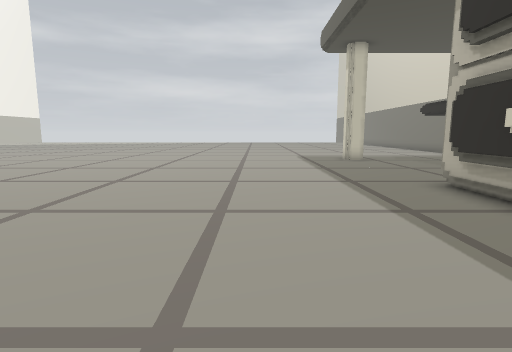
[1] (above)

22 first-person views from a walk through a scene from a Unity 3-D project. The camera is 1.3 m above the floor, tilts 8° down and sees 80° across. The floor is counted in squares, 1 m on a side. Each view is taken from the middle of a square. On the plan, view 1 faces up. The plan holds only what a view shows up to about 14 squares ahead; the rest is blank. The place goes on beyond the plan. The player is left out.

[2]
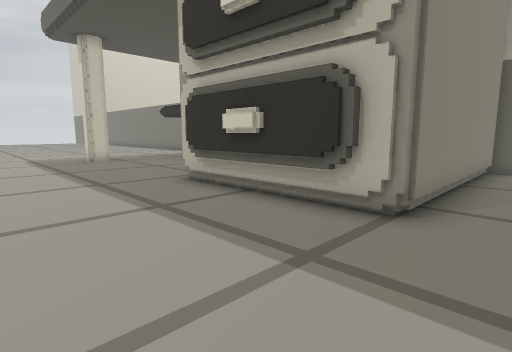

[3]
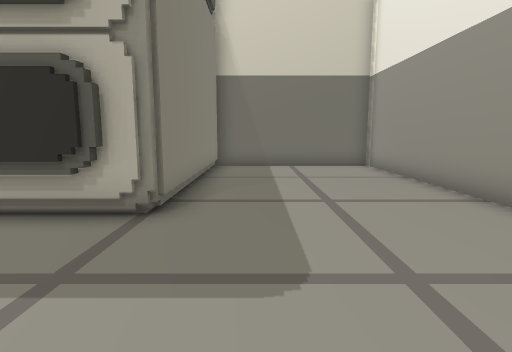

[4]
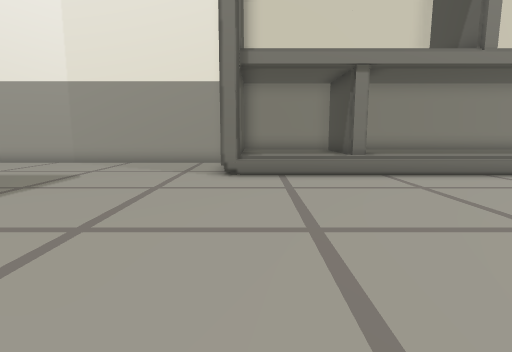

[5]
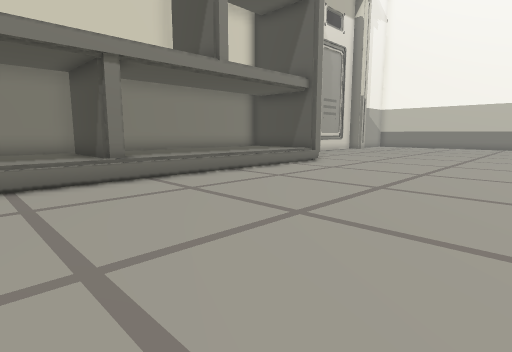

[6]
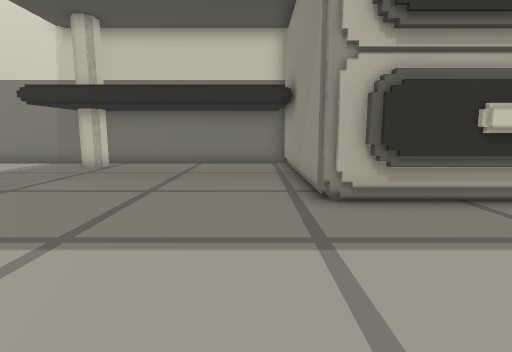

[7]
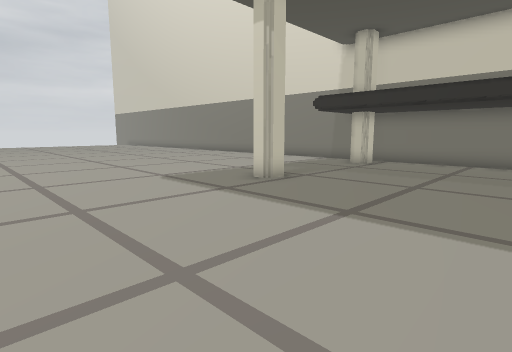

[8]
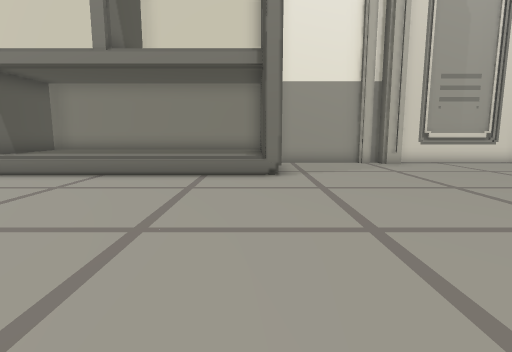

[9]
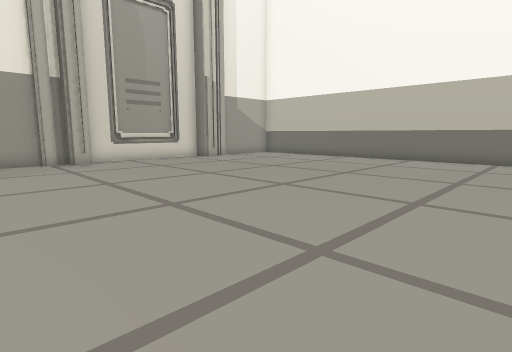

[10]
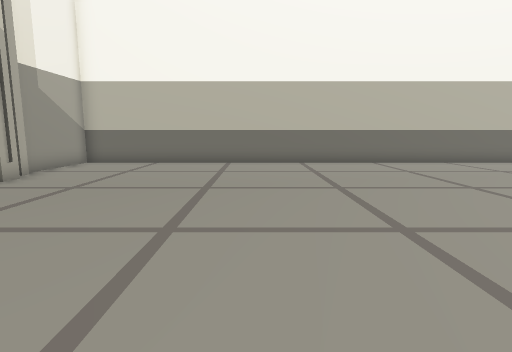

[11]
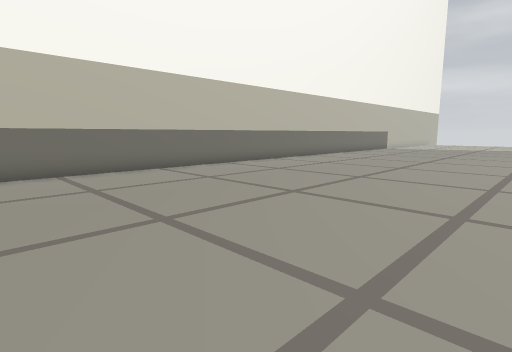

[12]
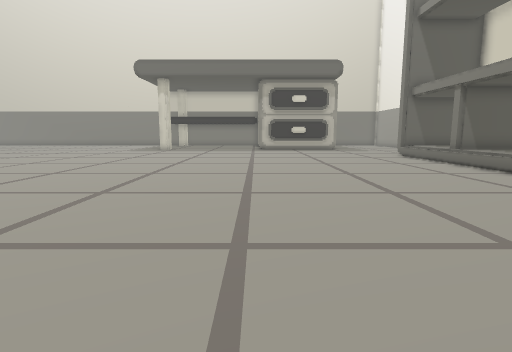

[13]
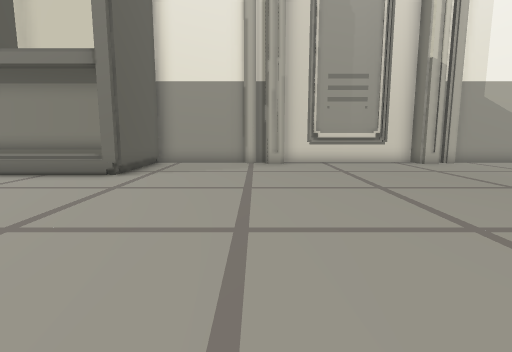

[14]
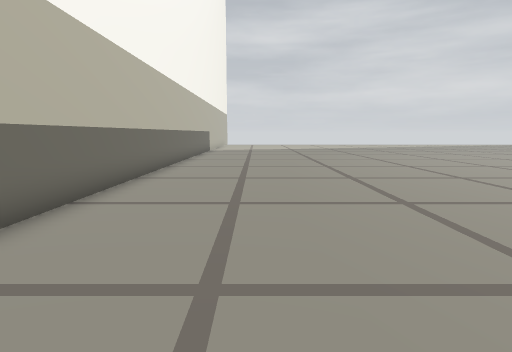

[15]
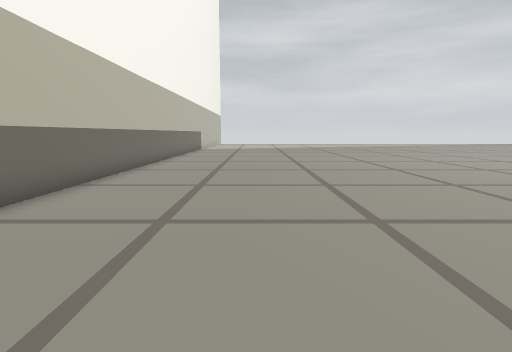

[16]
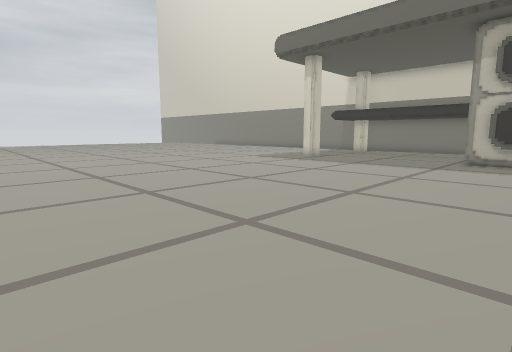

[17]
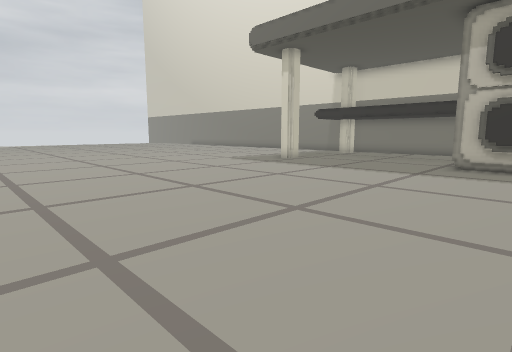

[18]
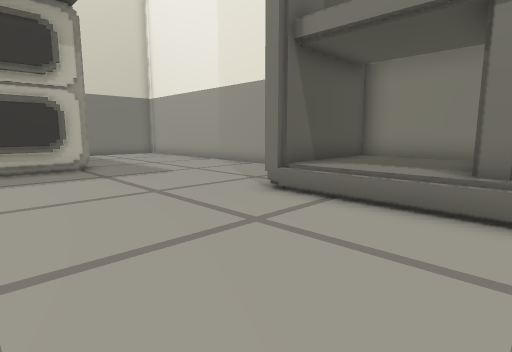

[19]
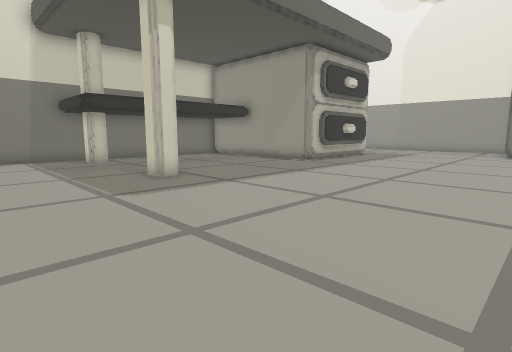

[20]
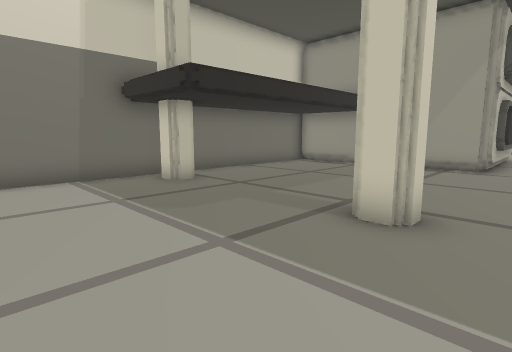

[21]
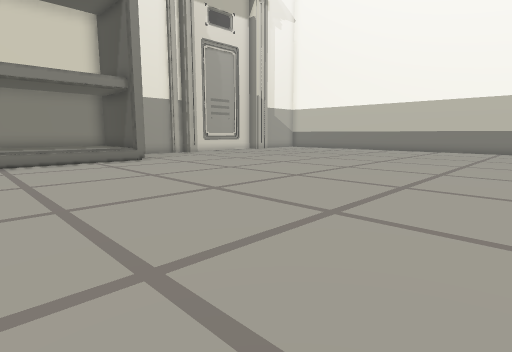

[22]
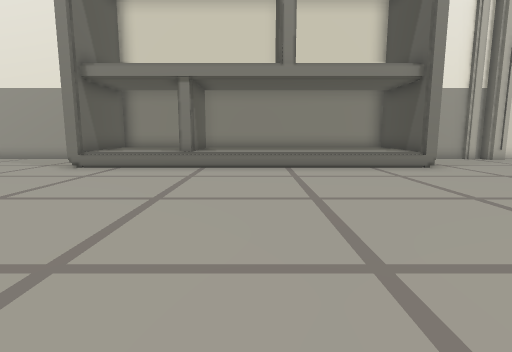

### Floor plan
Key: @ floor where view 1 was taken; # wall or solid block; x gap in a wall; . floor; ^ raised ledge; O other object.
Columns run from 33 left of view 1 to 12 right of it. Each row starts with its distance up from view 1.
 20 #...............        ...... ............  #
 19 #...............        .....................#
 18 #..............         .....................#
 17 #.............          .....................#
 16 #.............        ......................O#
 15 #............        .................O.....O#
 14 #...........      ...........................#
 13 #............................................#
 12 #............................................#
 11 #............................................#
 10 #............................................#
  9 #............................................#
  8 #.....................................########
  7 #.....................................#
  6 #....................................##
  5 #....................................##
  4 #....................................##
  3 #....................................##
  2 #.....................................########
  1 #............................................#
  0 #................................@...........#
 -1 #................#^^^^^^^^^x^^^#.............#
 -2 #................#^^^^^^^^^^^^^#.............#
 -3 #................#^^^^^^^^^^^^^#.............#
 -4 #....##.....##...##^^^^^^^^^^^^#.............#
 -5 ##############################################

Positions as (right, up) in squares from view 1, and headings:
1: (0, 0), facing up
2: (0, 0), facing up-right
3: (0, 0), facing right
4: (-3, 9), facing down
5: (-3, 8), facing down-left
6: (-1, 9), facing right
7: (-2, 9), facing up-right
8: (-15, 9), facing down
9: (-17, 10), facing down-left
10: (-19, 3), facing left
11: (-22, 6), facing up-left
12: (-20, 8), facing right
13: (-20, 9), facing down
14: (-29, 9), facing up
15: (-28, 7), facing up
16: (-10, 5), facing up-right
17: (-8, 5), facing up-right
18: (-7, 5), facing down-right
19: (-4, 20), facing down-right
20: (3, 20), facing down-right
21: (-9, 14), facing down-left
22: (-9, 11), facing down
